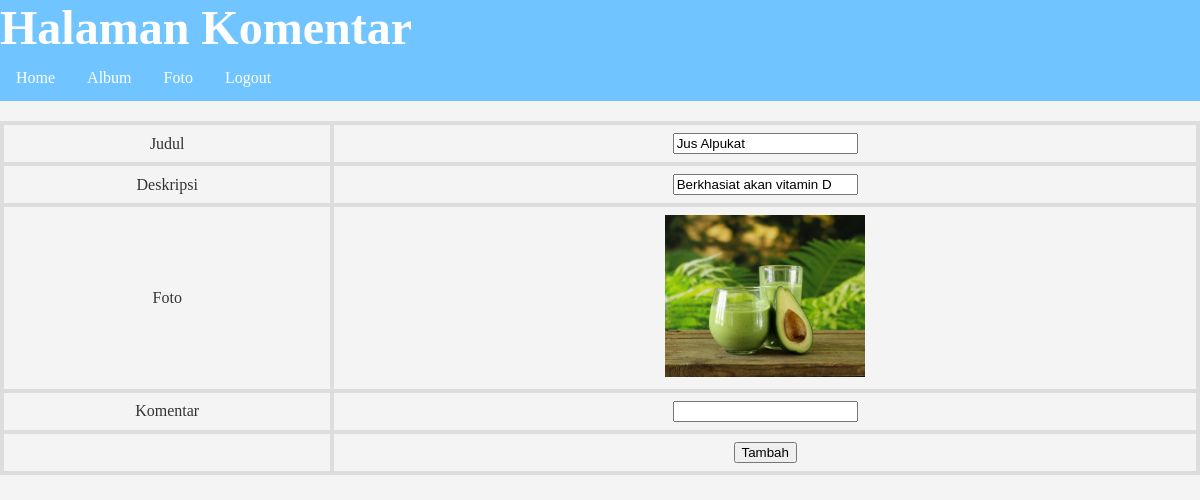
/komentar.php?fotoid=23 (signed in), run on the app's committed database.
### tables this page shows
CREATE TABLE `foto` (
  `fotoid` int(11) NOT NULL,
  `judulfoto` varchar(255) NOT NULL,
  `deskripsifoto` text NOT NULL,
  `tanggalunggah` date NOT NULL,
  `lokasifile` varchar(255) NOT NULL,
  `albumid` int(11) NOT NULL,
  `userid` int(11) NOT NULL
);

### komentar.php (the view, shortened to what this page needs)
<!DOCTYPE html>
<html lang="en">
<head>
</head>
<body>
    <h1>Halaman Komentar</h1>
    <ul>
        <li><a href="index.php">Home</a></li>
        <li><a href="album.php">Album</a></li>
        <li><a href="foto.php">Foto</a></li>
        <li><a href="logout.php">Logout</a></li>
    </ul>
    <form action="tambah_komentar.php" method="post">
        <?php
            include "koneksi.php";
            $fotoid=$_GET['fotoid'];
            $sql=mysqli_query($conn,"select * from foto where fotoid='$fotoid'");
            while($data=mysqli_fetch_array($sql)){
        ?>
        <table>
            <tr>
                <td>Judul</td>
                <td><input type="text" name="judulfoto" value="<?=$data['judulfoto']?>"></td>
            </tr>
            <tr>
                <td>Deskripsi</td>
                <td><input type="text" name="deskripsifoto" value="<?=$data['deskripsifoto']?>"></td>
            </tr>
            <tr>
                <td>Foto</td>
                <td><img src="gambar/<?=$data['lokasifile']?>" width="200px"></td>
            </tr>
            <tr>
                <td>Komentar</td>
                <td><input type="text" name="isikomentar"></td>
            </tr>
            <tr>
                <td></td>
                <td><input type="submit" value="Tambah"></td>
            </tr>
        </table>
        <?php
            }
        ?>
    </form>
</body>
</html>

### komentar.php (style rules this page uses)
body { font-family: "Lucida Console"; margin: 0; padding: 0; background-color: #f4f4f4; color: #333; }
h1 { display: block; font: 3em Lucida; font-weight: bold; margin: 0; padding: 0; color: white; background-color: #70c4ff; }
ul { list-style-type: none; margin: 0; padding: 0; overflow: hidden; background-color: #70c4ff }
li { float: left; }
li a { display: block; color: white; text-align: center; padding: 14px 16px; text-decoration: none; }
table { width: 100%; border-collapse: collapse; margin-top: 20px; }
th, td { border: 4px solid #ddd; padding: 8px; text-align: center; }
img { max-width: 100%; height: auto; }

### data on the page
foto: judulfoto "Jus Alpukat", deskripsifoto "Berkhasiat akan vitamin D", lokasifile (picture)
